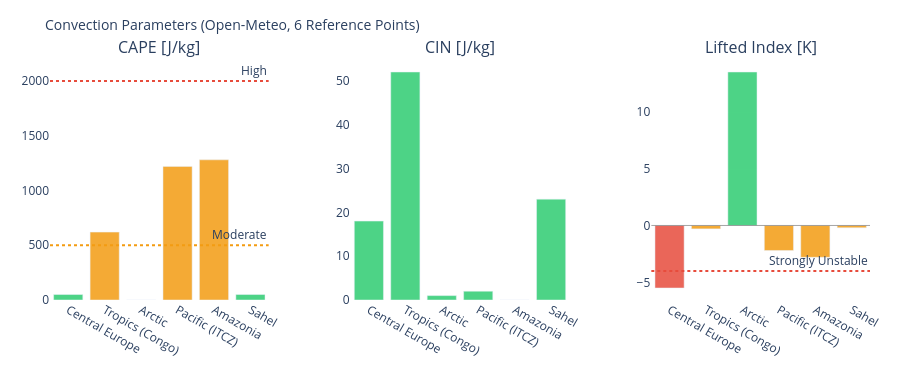

The cell this chart's notebook holds for it:
### Markdown cell above
---
## 3. Visualizations

### Code cell
# ============================================================
# CAPE / CIN / LIFTED INDEX – Convection potential
# ============================================================

if not df_atm.empty:
    fig = make_subplots(
        rows=1, cols=3,
        subplot_titles=['CAPE [J/kg]', 'CIN [J/kg]', 'Lifted Index [K]'],
        horizontal_spacing=0.1
    )
    pts = df_atm['point'].tolist()
    pt_colors = ['#E85D24','#185FA5','#888780','#378ADD','#639922','#F2A623']

    # CAPE – höher = mehr Gewitterpotential
    cape_vals = df_atm['cape'].fillna(0).tolist()
    cape_colors = ['#e74c3c' if v > 2000 else '#f39c12' if v > 500 else '#2ecc71'
                   for v in cape_vals]
    fig.add_trace(go.Bar(x=pts, y=cape_vals, marker_color=cape_colors,
                         opacity=0.85, showlegend=False), row=1, col=1)
    fig.add_hline(y=2000, line_dash='dot', line_color='#e74c3c',
                  annotation_text='High', row=1, col=1)
    fig.add_hline(y=500,  line_dash='dot', line_color='#f39c12',
                  annotation_text='Moderate', row=1, col=1)

    # CIN – negativer = stärker gedeckelt (weniger Auslöse)
    cin_vals = df_atm['cin'].fillna(0).tolist()
    cin_colors = ['#e74c3c' if v < -200 else '#f39c12' if v < -50 else '#2ecc71'
                  for v in cin_vals]
    fig.add_trace(go.Bar(x=pts, y=cin_vals, marker_color=cin_colors,
                         opacity=0.85, showlegend=False), row=1, col=2)

    # Lifted Index – negativ = instabil
    li_vals = df_atm['li'].fillna(0).tolist()
    li_colors = ['#e74c3c' if v < -4 else '#f39c12' if v < 0 else '#2ecc71'
                 for v in li_vals]
    fig.add_trace(go.Bar(x=pts, y=li_vals, marker_color=li_colors,
                         opacity=0.85, showlegend=False), row=1, col=3)
    fig.add_hline(y=0, line_color='gray', line_width=0.7, row=1, col=3)
    fig.add_hline(y=-4, line_dash='dot', line_color='#e74c3c',
                  annotation_text='Strongly Unstable', row=1, col=3)

    fig.update_layout(
        title=dict(text='Convection Parameters (Open-Meteo, 6 Reference Points)', font=dict(size=14)),
        height=380, plot_bgcolor='rgba(0,0,0,0)', paper_bgcolor='rgba(0,0,0,0)',
        margin=dict(l=50, r=30, t=60, b=80)
    )
    fig.update_xaxes(tickangle=30)
    fig.show()

### Figure 1 — Plotly figure (JSON) as saved in the notebook; plotly's stock layout.template omitted (floating-point values rounded to 4 significant figures)
{"data": [{"marker": {"color": ["#2ecc71", "#f39c12", "#2ecc71", "#f39c12", "#f39c12", "#2ecc71"]}, "opacity": 0.85, "showlegend": false, "type": "bar", "x": ["Central Europe", "Tropics (Congo)", "Arctic", "Pacific (ITCZ)", "Amazonia", "Sahel"], "xaxis": "x", "y": [50.0, 620.0, 0.0, 1220.0, 1280.0, 50.0], "yaxis": "y"}, {"marker": {"color": ["#2ecc71", "#2ecc71", "#2ecc71", "#2ecc71", "#2ecc71", "#2ecc71"]}, "opacity": 0.85, "showlegend": false, "type": "bar", "x": ["Central Europe", "Tropics (Congo)", "Arctic", "Pacific (ITCZ)", "Amazonia", "Sahel"], "xaxis": "x2", "y": [18.0, 52.0, 1.0, 2.0, 0.0, 23.0], "yaxis": "y2"}, {"marker": {"color": ["#e74c3c", "#f39c12", "#2ecc71", "#f39c12", "#f39c12", "#f39c12"]}, "opacity": 0.85, "showlegend": false, "type": "bar", "x": ["Central Europe", "Tropics (Congo)", "Arctic", "Pacific (ITCZ)", "Amazonia", "Sahel"], "xaxis": "x3", "y": [-5.5, -0.3, 13.5, -2.2, -2.8, -0.2], "yaxis": "y3"}], "layout": {"annotations": [{"font": {"size": 16}, "showarrow": false, "text": "CAPE [J/kg]", "x": 0.1333, "xanchor": "center", "xref": "paper", "y": 1.0, "yanchor": "bottom", "yref": "paper"}, {"font": {"size": 16}, "showarrow": false, "text": "CIN [J/kg]", "x": 0.5, "xanchor": "center", "xref": "paper", "y": 1.0, "yanchor": "bottom", "yref": "paper"}, {"font": {"size": 16}, "showarrow": false, "text": "Lifted Index [K]", "x": 0.8667, "xanchor": "center", "xref": "paper", "y": 1.0, "yanchor": "bottom", "yref": "paper"}, {"showarrow": false, "text": "High", "x": 1, "xanchor": "right", "xref": "x domain", "y": 2000, "yanchor": "bottom", "yref": "y"}, {"showarrow": false, "text": "Moderate", "x": 1, "xanchor": "right", "xref": "x domain", "y": 500, "yanchor": "bottom", "yref": "y"}, {"showarrow": false, "text": "Strongly Unstable", "x": 1, "xanchor": "right", "xref": "x3 domain", "y": -4, "yanchor": "bottom", "yref": "y3"}], "height": 380, "margin": {"b": 80, "l": 50, "r": 30, "t": 60}, "paper_bgcolor": "rgba(0,0,0,0)", "plot_bgcolor": "rgba(0,0,0,0)", "shapes": [{"line": {"color": "#e74c3c", "dash": "dot"}, "type": "line", "x0": 0, "x1": 1, "xref": "x domain", "y0": 2000, "y1": 2000, "yref": "y"}, {"line": {"color": "#f39c12", "dash": "dot"}, "type": "line", "x0": 0, "x1": 1, "xref": "x domain", "y0": 500, "y1": 500, "yref": "y"}, {"line": {"color": "gray", "width": 0.7}, "type": "line", "x0": 0, "x1": 1, "xref": "x3 domain", "y0": 0, "y1": 0, "yref": "y3"}, {"line": {"color": "#e74c3c", "dash": "dot"}, "type": "line", "x0": 0, "x1": 1, "xref": "x3 domain", "y0": -4, "y1": -4, "yref": "y3"}], "title": {"font": {"size": 14}, "text": "Convection Parameters (Open-Meteo, 6 Reference Points)"}, "xaxis": {"anchor": "y", "domain": [0.0, 0.2667], "tickangle": 30}, "xaxis2": {"anchor": "y2", "domain": [0.3667, 0.6333], "tickangle": 30}, "xaxis3": {"anchor": "y3", "domain": [0.7333, 1.0], "tickangle": 30}, "yaxis": {"anchor": "x", "domain": [0.0, 1.0]}, "yaxis2": {"anchor": "x2", "domain": [0.0, 1.0]}, "yaxis3": {"anchor": "x3", "domain": [0.0, 1.0]}}}
